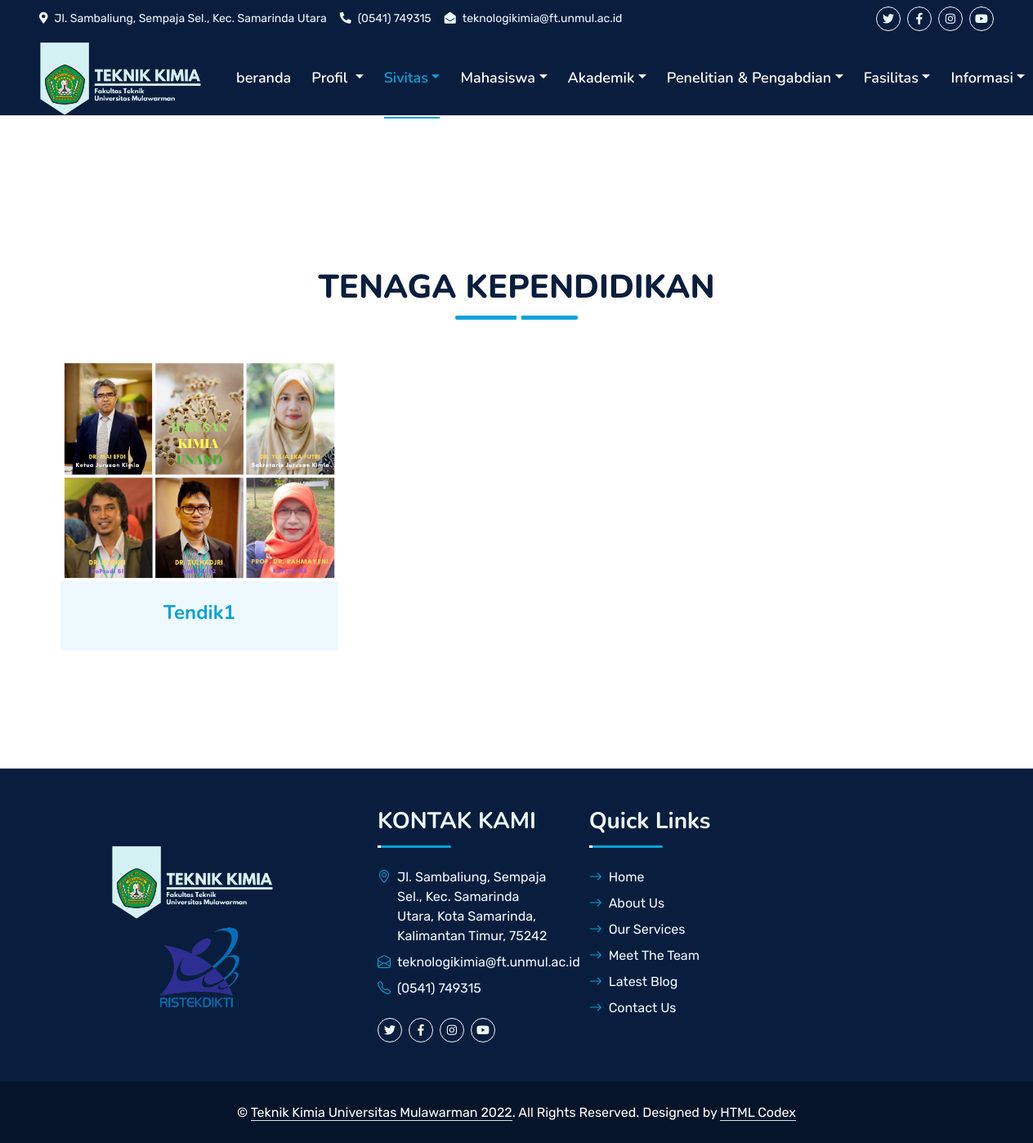
Screenshot of /tendik with the database file from the repository.
### website/models.py (models this page shows, shortened)
class Tendik(models.Model):
    nama = models.CharField(max_length=50)
    foto = models.FileField(upload_to=_upload_path, validators=[
        FileExtensionValidator(['jpg']), file_size])
    NIP = models.CharField(max_length=50)
    Tanggal_Lahir = models.DateField()
    TMT_CPNS = models.DateField(blank=True, null=True)
    TMT_PNS = models.DateField(blank=True, null=True)
    PANGKAT = models.CharField(max_length=50, blank=True, null=True)
    pendidikan = models.CharField(max_length=50)
    instansi = models.CharField(max_length=50)
    unit_kerja = models.CharField(max_length=50)
    created_at = models.DateTimeField(auto_now_add=True)
    updated_at = models.DateTimeField(auto_now=True)
    class Meta:
        verbose_name_plural = "Tendik"

### website/views.py (the view)
# urls.py: path('tendik', views.list_tendik, name='tendik'),
def list_tendik(request):
    tendiks = models.Tendik.objects.all()
    context = {
        'rows': tendiks,
    }
    return render(request, 'website/list_tendik.html', context)

### templates/website/list_tendik.html (shortened to what this page needs)
{% extends 'website/base1.html' %}
{% load static %}
{% block body %}
    <div class="container-fluid py-5 wow fadeInUp" data-wow-delay="0.1s">
        <div class="container py-5">
            <div class="section-title text-center position-relative pb-3 mb-5 mx-auto" style="max-width: 600px;">
                <h1 class="mb-0">TENAGA KEPENDIDIKAN</h1>
            </div>
            <div class="row g-5">
                {% for row in rows %}
                <div class="col-lg-4 wow slideInUp" data-wow-delay="0.3s">
                    <div class="team-item bg-light rounded overflow-hidden">
                        <div class="team-img position-relative overflow-hidden">
                            <img class="img-fluid w-100" src="{{row.foto.url}}" alt="">
                            <div class="team-social">
                            </div>
                        </div>
                        <div class="text-center py-4">
                            <h4 class="text-primary">{{row.nama}}</h4>
                        </div>
                    </div>
                </div>
                {% endfor %}
            </div>
        </div>
    </div>
{% endblock %}

### static/css/style.css (style rules this page uses)
:root { --primary: #06A3DA; --secondary: #34AD54; --light: #EEF9FF; --dark: #091E3E; }
h1, h2, .fw-bold { font-weight: 800 !important; }
h3, h4, .fw-semi-bold { font-weight: 700 !important; }
.section-title::before { position: absolute; content: ""; width: 150px; height: 5px; left: 0; bottom: 0; background: var(--primary); border-radius: 2px; }
.section-title.text-center::before { left: 50%; margin-left: -75px; }
.section-title::after { position: absolute; content: ""; width: 6px; height: 5px; bottom: 0px; background: #FFFFFF; -webkit-animation: section-title-run 5s infinite linear; animation: section-title-run 5s infinite linear; }
.section-title.text-center::after { -webkit-animation: section-title-run-center 5s infinite linear; animation: section-title-run-center 5s infinite linear; }
.team-item { transition: .5s; }
.team-social { position: absolute; width: 100%; height: 100%; top: 0; left: 0; display: flex; align-items: center; justify-content: center; transition: .5s; }
.team-item .team-img img, .blog-item .blog-img img { transition: .5s; }

### rows the page displays
Tendik: foto (picture), nama "Tendik1"
